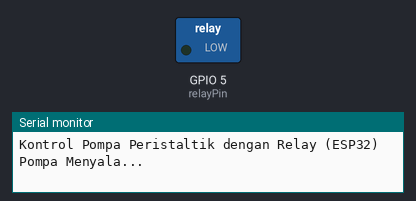
This sketch was run on a simulated ESP32. On the bench: switched loads named in the sketch (green lamp = pin HIGH), the last lines printed to the serial monitor.

Above: at 1.5 s.
At 4.5 s:
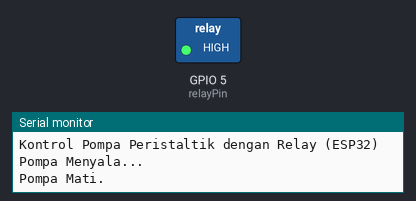
Timing chart, 0 to 7.8 s (numbered marks = the images above):
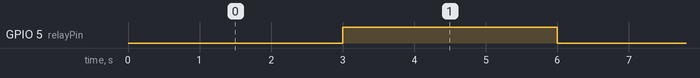

Measured:
- by itself, GPIO 5 (relayPin): alternates HIGH for 3.0 s and LOW for 3.0 s

The sketch:

TEST_PERISTALTIC_A.ino
```cpp
// Menentukan pin GPIO mana pada ESP32 yang terhubung ke pin IN relay
// Kita tetap menggunakan GPIO 5, yang ada di hampir semua board ESP32
const int relayPin = 5;

// Waktu jeda dalam milidetik (3 detik = 3000 ms)
const long interval = 3000;

void setup() {
  // Mulai komunikasi serial untuk debugging (opsional)
  Serial.begin(115200);
  Serial.println("Kontrol Pompa Peristaltik dengan Relay (ESP32)");

  // Atur relayPin sebagai OUTPUT
  pinMode(relayPin, OUTPUT);

  // PENTING: Atur kondisi awal relay ke NON-AKTIF.
  // Untuk modul relay active-LOW, kita set ke HIGH agar pompa mati saat program dimulai.
  digitalWrite(relayPin, HIGH);
}

void loop() {
  // 1. Menyalakan Pompa
  Serial.println("Pompa Menyala...");
  digitalWrite(relayPin, LOW); // Mengirim sinyal LOW untuk MENGAKTIFKAN relay
  delay(interval);             // Tunggu selama 3 detik

  // 2. Mematikan Pompa
  Serial.println("Pompa Mati.");
  digitalWrite(relayPin, HIGH); // Mengirim sinyal HIGH untuk MEMATIKAN relay
  delay(interval);              // Tunggu selama 3 detik
}
```
